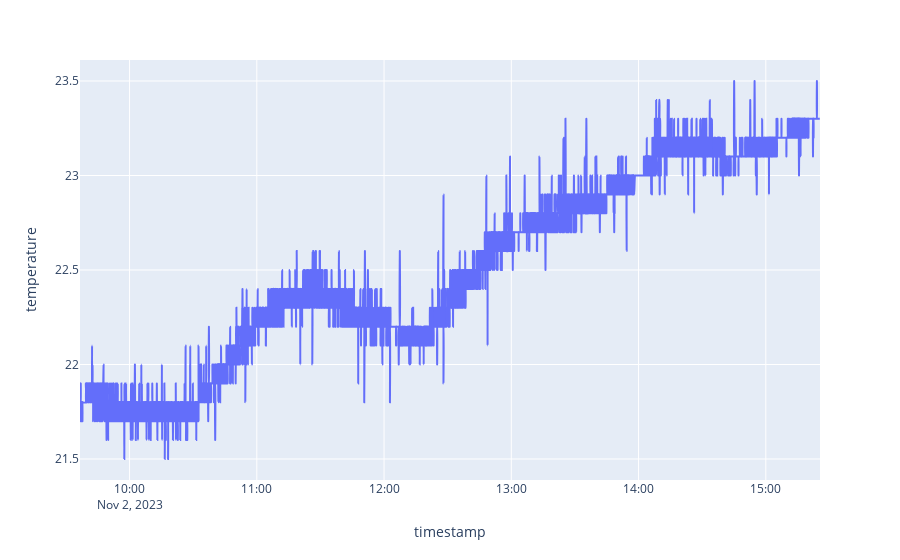

The notebook cell saved with this chart:
### Code cell
import plotly.express as px

fig = px.line(
    df, x="timestamp", y="temperature", line_shape="spline", render_mode="svg"
)
fig.show()

### Figure 1 — Plotly figure (JSON) as saved in the notebook; plotly's stock layout.template omitted (floating-point values rounded to 4 significant figures; data arrays with more than 128 entries replaced by an {"elided": "..."} marker saying what was removed)
{"data": [{"hovertemplate": "timestamp=%{x}<br>temperature=%{y}<extra></extra>", "legendgroup": "", "line": {"color": "#636efa", "dash": "solid", "shape": "spline"}, "marker": {"symbol": "circle"}, "mode": "lines", "name": "", "orientation": "v", "showlegend": false, "type": "scatter", "x": {"elided": "9447 str values"}, "xaxis": "x", "y": {"elided": "9447 float values"}, "yaxis": "y"}], "layout": {"legend": {"tracegroupgap": 0}, "margin": {"t": 60}, "xaxis": {"anchor": "y", "domain": [0, 1], "title": {"text": "timestamp"}}, "yaxis": {"anchor": "x", "domain": [0, 1], "title": {"text": "temperature"}}}}
